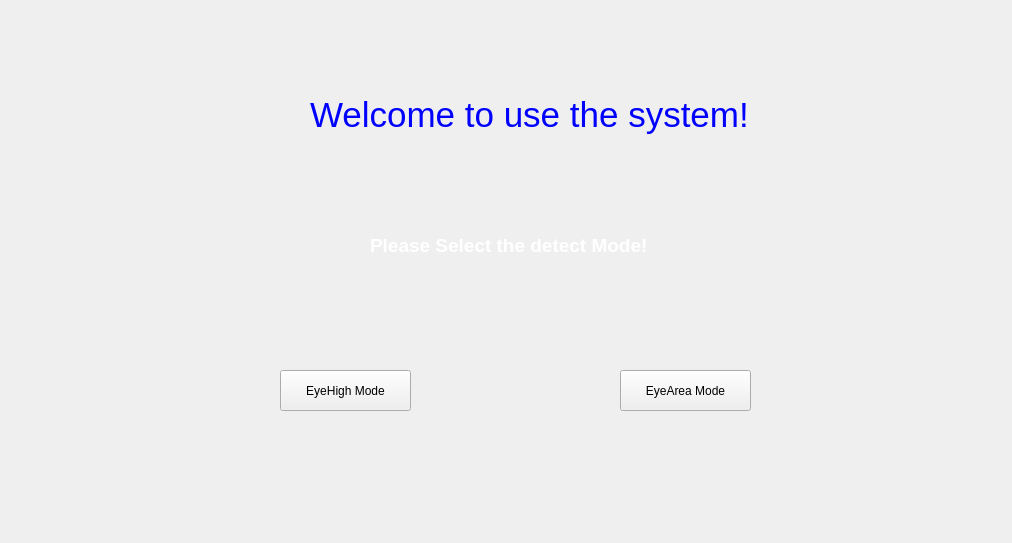
<?xml version="1.0" encoding="UTF-8"?>
<ui version="4.0">
 <class>ModeDialog</class>
 <widget class="QWidget" name="ModeDialog">
  <property name="geometry">
   <rect>
    <x>0</x>
    <y>0</y>
    <width>1012</width>
    <height>543</height>
   </rect>
  </property>
  <property name="windowTitle">
   <string>Form</string>
  </property>
  <widget class="QLabel" name="label">
   <property name="geometry">
    <rect>
     <x>370</x>
     <y>220</y>
     <width>401</width>
     <height>51</height>
    </rect>
   </property>
   <property name="text">
    <string>&lt;html&gt;&lt;head/&gt;&lt;body&gt;&lt;p&gt;&lt;span style=&quot; font-size:14pt; font-weight:600; color:#ffffff;&quot;&gt;Please Select the detect Mode!&lt;/span&gt;&lt;/p&gt;&lt;/body&gt;&lt;/html&gt;</string>
   </property>
  </widget>
  <widget class="QPushButton" name="pushButtonEyeHightMode">
   <property name="geometry">
    <rect>
     <x>280</x>
     <y>370</y>
     <width>131</width>
     <height>41</height>
    </rect>
   </property>
   <property name="text">
    <string>EyeHigh Mode</string>
   </property>
  </widget>
  <widget class="QPushButton" name="pushButtonEyeAreaMode">
   <property name="geometry">
    <rect>
     <x>620</x>
     <y>370</y>
     <width>131</width>
     <height>41</height>
    </rect>
   </property>
   <property name="text">
    <string>EyeArea Mode</string>
   </property>
  </widget>
  <widget class="QLabel" name="label_2">
   <property name="geometry">
    <rect>
     <x>310</x>
     <y>80</y>
     <width>571</width>
     <height>71</height>
    </rect>
   </property>
   <property name="text">
    <string>&lt;html&gt;&lt;head/&gt;&lt;body&gt;&lt;p&gt;&lt;span style=&quot; font-size:26pt; color:#0000ff;&quot;&gt;Welcome to use the system!&lt;/span&gt;&lt;/p&gt;&lt;/body&gt;&lt;/html&gt;</string>
   </property>
  </widget>
 </widget>
 <resources/>
 <connections/>
</ui>
